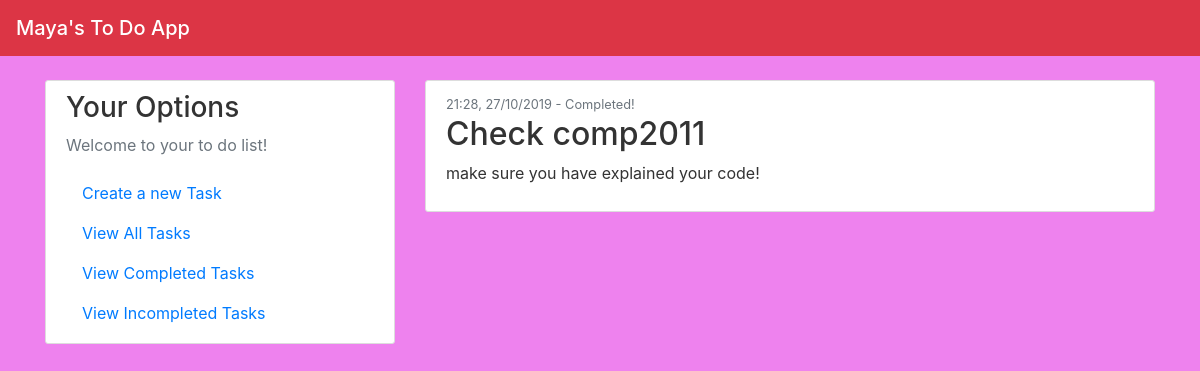
Screenshot of /view_completed/2 with the database file from the repository.
### app/models.py (models this page shows, shortened)
class Items(db.Model):
    id = db.Column(db.Integer, primary_key=True)
    title = db.Column(db.String(20), unique=False, nullable=False)
    content = db.Column(db.String(120), unique=True, nullable=False)
    date_posted = db.Column(db.DateTime, nullable=False, default=datetime.now())
    complete = db.Column(db.Boolean, unique=False)

### app/views.py (the view)
@app.route("/view_completed/<id>")
def view_completed(id):
    if int(id)>0:
        post = Items.query.filter_by(id=int(id)).first() #gets specific id of button that was pressed
        post.complete = True #marks it as complete
        db.session.commit()
    else:
        pass
    posts = Items.query.filter_by(complete=True)
    return render_template('view_completed.html', posts=posts)

### app/templates/view_completed.html
{% extends "index.html" %}
{% block content %}
    {% for post in posts %}
        <article class="media content-section">
          <div class="media-body">
            <div class="article-metadata">
              <small class="text-muted">{{ post.date_posted.strftime("%H:%M, %d/%m/%Y") }} - Completed! </small>
            </div>
            <h2><a class="article-title">{{ post.title }}</a></h2>
            <p class="article-content">{{ post.content }}</p>
          </div>
        </article>
    {% endfor %}
{% endblock content %}

### app/static/main.css (style rules this page uses)
body { background: #61B2E3; color: #333333; margin-top: 5rem; background-color: rgb(238, 130, 238); }
.content-section { background: #ffffff; padding: 10px 20px; border: 1px solid #dddddd; border-radius: 3px; margin-bottom: 20px; }

### rows the page displays
Items: date_posted "21:28, 27/10/2019", title "Check comp2011", content "make sure you have explained your code!"
